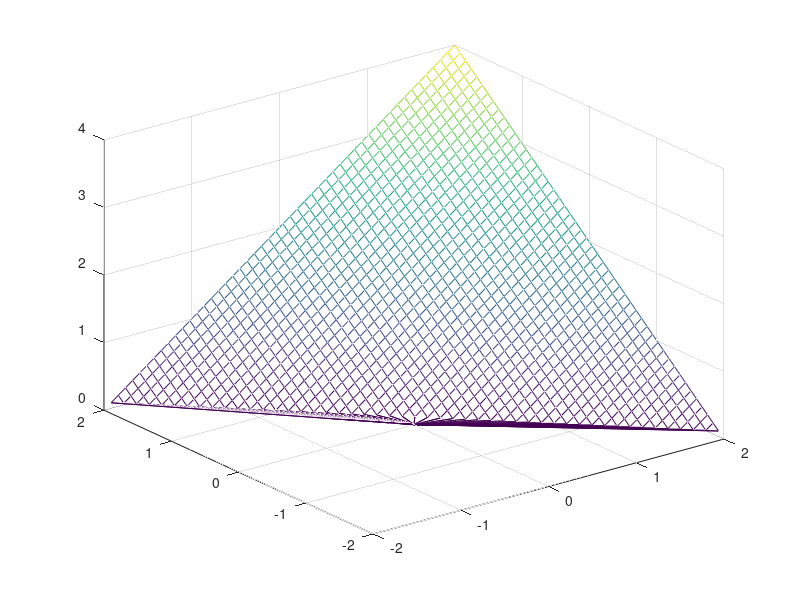

Recreate this plot in MATLAB.
x=linspace(-2,2,50);
y=linspace(-2,2,50);
[xx,yy]=meshgrid(x,y);
mask = xx + yy > 0;
xxm = xx.*mask;
yym = yy.*mask;
mesh(xxm, yym, xxm+yym);

